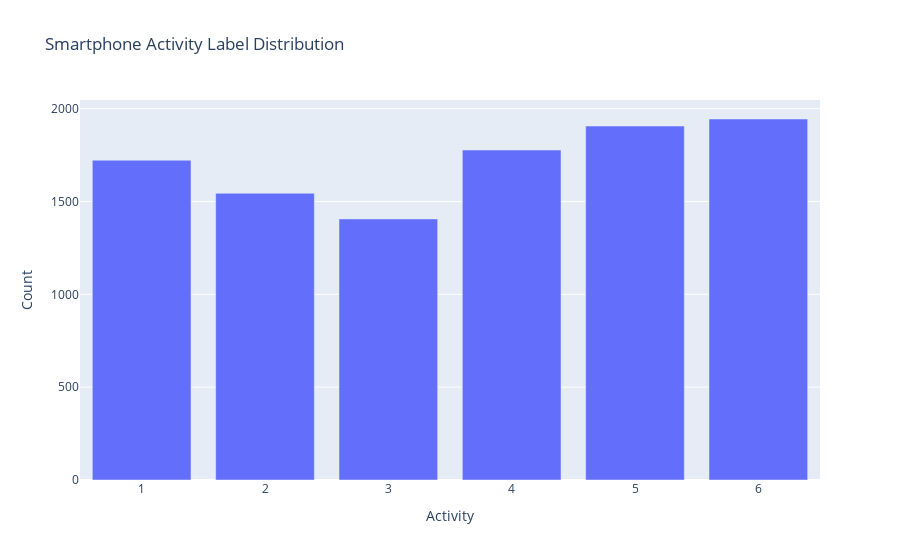

Here is the notebook cell this chart was saved with:
### Code cell
label_counts = label.value_counts()

# Get colors
n = label_counts.shape[0]

# Create plot
data = go.Bar(x = label_counts.index,
              y = label_counts)

layout = go.Layout(title = 'Smartphone Activity Label Distribution',
                   xaxis = dict(title = 'Activity'),
                   yaxis = dict(title = 'Count'))

fig = go.Figure(data=[data], layout=layout)
iplot(fig)

### Figure 1 — Plotly figure (JSON) as saved in the notebook; plotly's stock layout.template omitted (floating-point values rounded to 4 significant figures)
{"data": [{"type": "bar", "x": [6, 5, 4, 1, 2, 3], "y": [1944, 1906, 1777, 1722, 1544, 1406]}], "layout": {"title": {"text": "Smartphone Activity Label Distribution"}, "xaxis": {"title": {"text": "Activity"}}, "yaxis": {"title": {"text": "Count"}}}}
